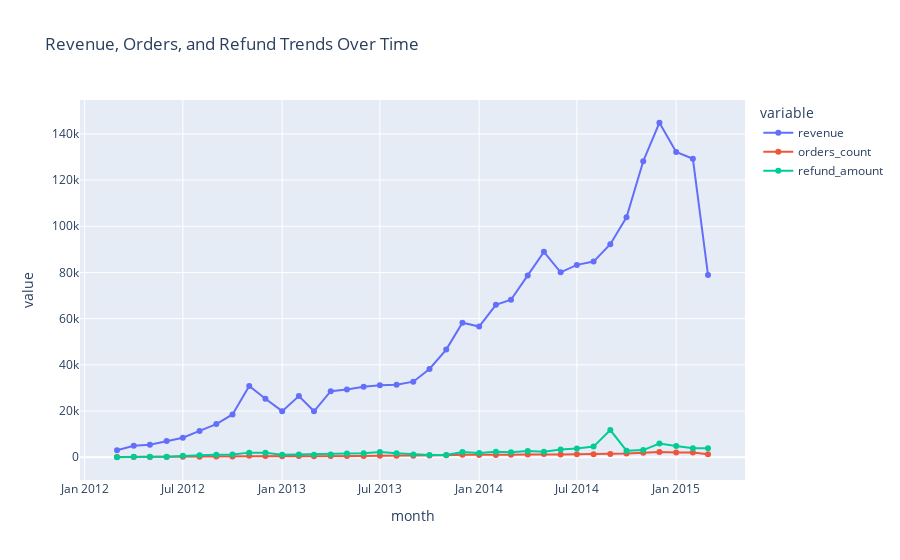

Write notebook code for a chart like this one.
### Code cell
import plotly.express as px

fig = px.line(trend,x='month',y=['revenue', 'orders_count', 'refund_amount'],title='Revenue, Orders, and Refund Trends Over Time',markers=True)

fig.show()

### Figure 1 — Plotly figure (JSON) as saved in the notebook; plotly's stock layout.template omitted (floating-point values rounded to 4 significant figures)
{"data": [{"hovertemplate": "variable=revenue<br>month=%{x}<br>value=%{y}<extra></extra>", "legendgroup": "revenue", "line": {"color": "#636efa", "dash": "solid"}, "marker": {"symbol": "circle"}, "mode": "lines+markers", "name": "revenue", "orientation": "v", "showlegend": true, "type": "scatter", "x": ["2012-03", "2012-04", "2012-05", "2012-06", "2012-07", "2012-08", "2012-09", "2012-10", "2012-11", "2012-12", "2013-01", "2013-02", "2013-03", "2013-04", "2013-05", "2013-06", "2013-07", "2013-08", "2013-09", "2013-10", "2013-11", "2013-12", "2014-01", "2014-02", "2014-03", "2014-04", "2014-05", "2014-06", "2014-07", "2014-08", "2014-09", "2014-10", "2014-11", "2014-12", "2015-01", "2015-02", "2015-03"], "xaxis": "x", "y": [2999.0, 4949.0, 5399.0, 6999.0, 8448.0, 11400.0, 14350.0, 18550.0, 30890.0, 25290.0, 19970.0, 26520.0, 19900.0, 28580.0, 29360.0, 30540.0, 31140.0, 31370.0, 32720.0, 38240.0, 46630.0, 58260.0, 56570.0, 66010.0, 68190.0, 78730.0, 88940.0, 80050.0, 83290.0, 84720.0, 92230.0, 103900.0, 128200.0, 144800.0, 132200.0, 129200.0, 78950.0], "yaxis": "y"}, {"hovertemplate": "variable=orders_count<br>month=%{x}<br>value=%{y}<extra></extra>", "legendgroup": "orders_count", "line": {"color": "#EF553B", "dash": "solid"}, "marker": {"symbol": "circle"}, "mode": "lines+markers", "name": "orders_count", "orientation": "v", "showlegend": true, "type": "scatter", "x": ["2012-03", "2012-04", "2012-05", "2012-06", "2012-07", "2012-08", "2012-09", "2012-10", "2012-11", "2012-12", "2013-01", "2013-02", "2013-03", "2013-04", "2013-05", "2013-06", "2013-07", "2013-08", "2013-09", "2013-10", "2013-11", "2013-12", "2014-01", "2014-02", "2014-03", "2014-04", "2014-05", "2014-06", "2014-07", "2014-08", "2014-09", "2014-10", "2014-11", "2014-12", "2015-01", "2015-02", "2015-03"], "xaxis": "x", "y": [60, 99, 108, 140, 169, 228, 287, 371, 618, 506, 390, 498, 385, 553, 571, 593, 604, 608, 629, 708, 861, 1047, 982, 1021, 1066, 1241, 1368, 1239, 1286, 1325, 1424, 1609, 1985, 2314, 2098, 2068, 1254], "yaxis": "y"}, {"hovertemplate": "variable=refund_amount<br>month=%{x}<br>value=%{y}<extra></extra>", "legendgroup": "refund_amount", "line": {"color": "#00cc96", "dash": "solid"}, "marker": {"symbol": "circle"}, "mode": "lines+markers", "name": "refund_amount", "orientation": "v", "showlegend": true, "type": "scatter", "x": ["2012-03", "2012-04", "2012-05", "2012-06", "2012-07", "2012-08", "2012-09", "2012-10", "2012-11", "2012-12", "2013-01", "2013-02", "2013-03", "2013-04", "2013-05", "2013-06", "2013-07", "2013-08", "2013-09", "2013-10", "2013-11", "2013-12", "2014-01", "2014-02", "2014-03", "2014-04", "2014-05", "2014-06", "2014-07", "2014-08", "2014-09", "2014-10", "2014-11", "2014-12", "2015-01", "2015-02", "2015-03"], "xaxis": "x", "y": [0, 250.0, 250.0, 250.0, 649.9, 899.8, 1050.0, 1200.0, 2000.0, 1900.0, 1060.0, 1170.0, 1070.0, 1160.0, 1580.0, 1750.0, 2270.0, 1770.0, 1200.0, 969.8, 929.8, 2276.0, 1798.0, 2424.0, 2184.0, 2707.0, 2405.0, 3377.0, 3837.0, 4605.0, 11770.0, 2833.0, 3099.0, 5909.0, 4861, 3871.0, 3897.0], "yaxis": "y"}], "layout": {"legend": {"title": {"text": "variable"}, "tracegroupgap": 0}, "title": {"text": "Revenue, Orders, and Refund Trends Over Time"}, "xaxis": {"anchor": "y", "domain": [0, 1], "title": {"text": "month"}}, "yaxis": {"anchor": "x", "domain": [0, 1], "title": {"text": "value"}}}}
